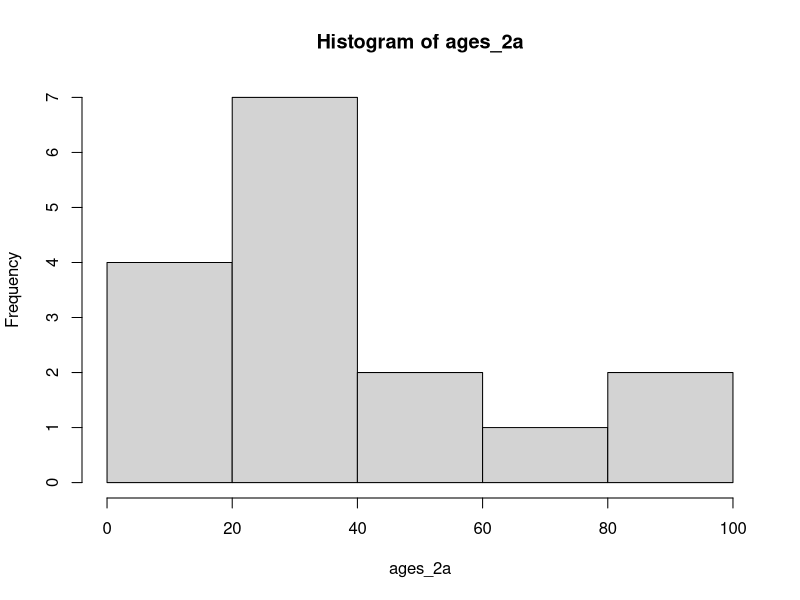
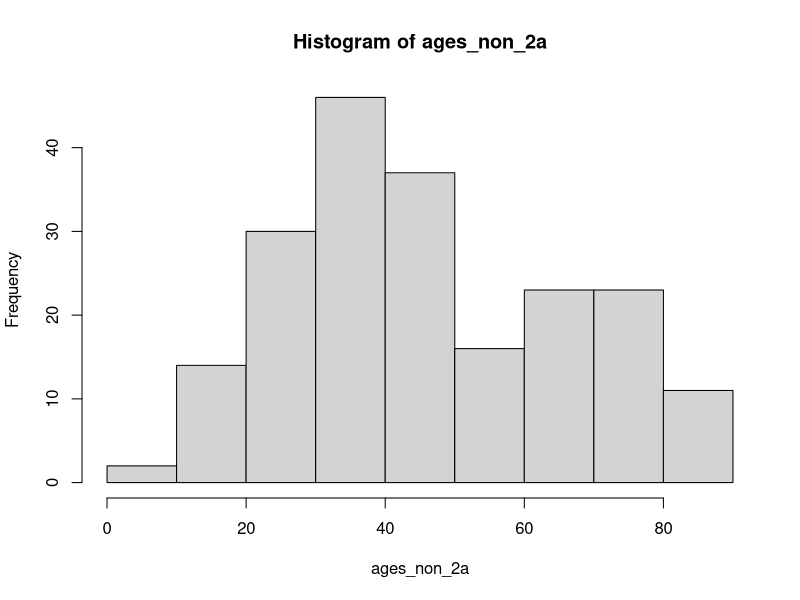
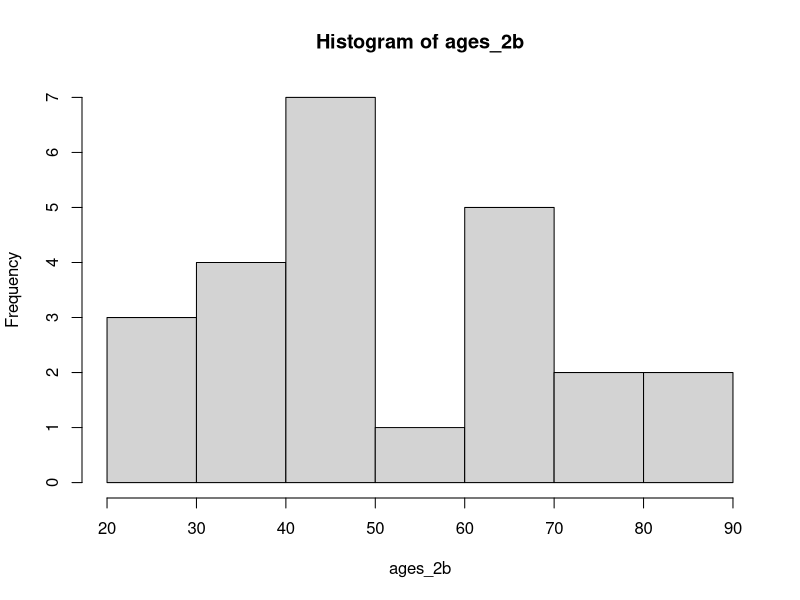
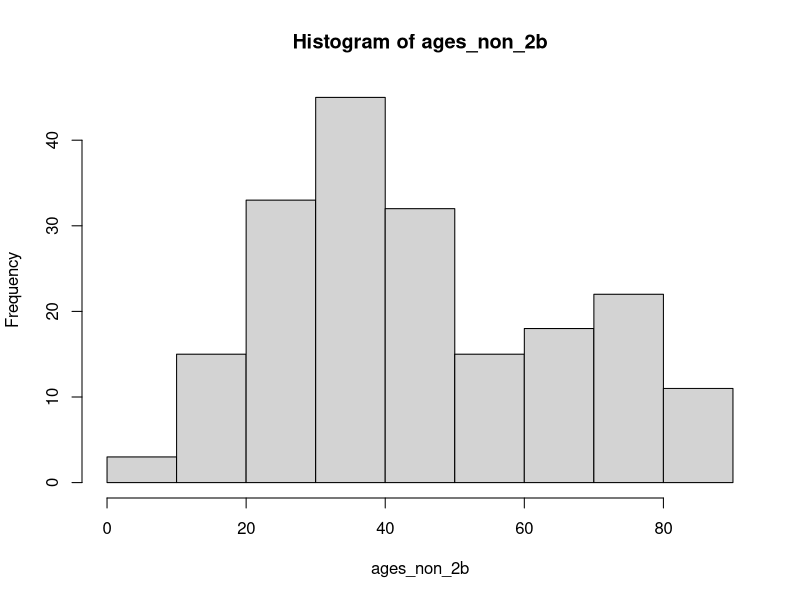

Write R code to recreate these figures, in order. (Note: this script raises an error after producing the figures.)
################################################### 3- Student and exact Fisher tests - Subgroups ###################################################

# Here we do not consider the variable "haplotype (simplified group)" but the variable "subgroup".
# Thus, we have subgroups (haplotypes) IIa, IIb, III and OTHER in the contengency tables.
# Note that we keep only the rows where genome coverage > 80%. The filter is made by the join with df_subgroups.

# Index:
#### 1) Compare mean age of patients from subgroup IIa with mean age of other patients
#### 2) Compare mean age of patients from subgroup IIb with mean age of other patients
#### 3) Check independence between employee and all subgroups
#### 4) Check independence between employee and subgroup IIa
#### 5) Check independence between employee and subgroup IIb
#### 6) Check independence between subgroups and symptoms
#### 7) Check independence between subgroup IIa and symptoms
#### 8) Check independence between subgroup IIb and symptoms

# Set working directory:
current_path = ".../scripts/rfiles/" # TO ADAPT!!!
setwd(current_path) 

# Data loading:
data <- read.csv2("../../data/clinical_data.csv", header=TRUE, sep=",", na.strings=c(""))
df <- data.frame(data)

# Subgroups data loading:
subgroups <- read.csv2("../../data/phate_haplotype_clusters.csv", header=TRUE, sep=",", na.strings=c(""))
df_subgroups <- data.frame(subgroups)

# Join df and df_subgroups according to Sample ID column (merge makes a inner join by default):
joined_df <- merge(df, df_subgroups, by.x="Sample.ID", by.y="Sample_ID", sort = TRUE)

# Save the results of the statistical tests in a file.txt:
cat("Results exact Fisher tests - subgroups", file = "3-results_student_and_exact_fisher_subgroups.txt")
# add 2 newlines
cat("\n\n", file = "3-results_student_and_exact_fisher_subgroups.txt", append = TRUE)

# Check presence of another symptom in joined_df. Make the distinction between sore throat and the other symptoms:
check_other_symptom <- as.character(rep(c(0), length(joined_df$Other.symptom)))
sore_throat <- as.character(rep(c(0), length(joined_df$Other.symptom)))
for (i in 1:length(joined_df$Other.symptom)){
  if (is.na(joined_df$Other.symptom[i])){
    check_other_symptom[i] = NA
    sore_throat[i] = NA
  } else if (joined_df$Other.symptom[i] == "No"){
    check_other_symptom[i] = "No"
    sore_throat[i] = "No"
  } else{
    check_other_symptom[i] = "Yes"
    if (grepl(joined_df$Other.symptom[i], "mal_de_gorge")){
      check_other_symptom[i] = "No"
      sore_throat[i] = "Yes"
    } else{
      check_other_symptom[i] = "Yes"
      sore_throat[i] = "No"
    }
  }
}

# Create a new vector to check presence of subgroup IIb in joined_df:
check_2b <- as.character(rep(c(0), length(joined_df$Subgroups)))
for (i in 1:length(joined_df$Subgroups)){
  if (joined_df$Subgroups[i] == "IIb"){
    check_2b[i] = "Yes"
  } else{
    check_2b[i] = "No"
  }
}

# Create a new vector to check presence of subgroup IIa in joined_df:
check_2a <- as.character(rep(c(0), length(joined_df$Subgroups)))
for (i in 1:length(joined_df$Subgroups)){
  if (joined_df$Subgroups[i] == "IIa"){
    check_2a[i] = "Yes"
  } else{
    check_2a[i] = "No"
  }
}

# Add columns sore_throat, check_other_symptom, check_2a and check_2b to joined_df :
joined_df <- cbind(joined_df, check_2a, check_2b, sore_throat, check_other_symptom)



#### 1) Compare mean age of patients from subgroup IIa with mean age of other patients:
ages_2a <- c()
ages_non_2a <- c()
for (i in 1:dim(joined_df)[1]){
  if (joined_df$Subgroups[i] == "IIa"){
    ages_2a <- c(ages_2a, joined_df$Age[i])
  } else{
    ages_non_2a <- c(ages_non_2a, joined_df$Age[i])
  }
}
# Check normality and homoscedasticity (required for T-test):
hist(ages_2a)
hist(ages_non_2a)
var.test(ages_2a, ages_non_2a, alternative = "two.sided") 
# Export test outputs:
cat("T-test age patients with IIa vs age other patients\n", file = "3-results_student_and_exact_fisher_subgroups.txt", append = TRUE)
cat("T test age patients IIa vs age other patients IMPOSSIBLE because normality and homoscedasticity not verified!\n", file = "3-results_student_and_exact_fisher_subgroups.txt", append = TRUE)
# Add 2 newlines:
cat("\n --------------------------------------------------------------------------------- \n", file = "3-results_student_and_exact_fisher_subgroups.txt", append = TRUE)



#### 2) Compare mean age of patients from subgroup IIb with mean age of other patients:
ages_2b <- c()
ages_non_2b <- c()
for (i in 1:dim(joined_df)[1]){
  if (joined_df$Subgroups[i] == "IIb"){
    ages_2b <- c(ages_2b, joined_df$Age[i])
  } else{
    ages_non_2b <- c(ages_non_2b, joined_df$Age[i])
  }
}
# Check normality and homoscedasticity (required for T-test):
hist(ages_2b)
hist(ages_non_2b)
var.test(ages_2b, ages_non_2b, alternative = "two.sided") #p-value = 0.6946 > 5% --> we can not reject H0 (true ratio of variances = 1)
# T-test:
ttest_2b_age <- t.test(ages_2b, ages_non_2b, paired = FALSE)
# Export test outputs:
cat("T-test age patients with IIb vs age other patients\n", file = "3-results_student_and_exact_fisher_subgroups.txt", append = TRUE)
capture.output(ttest_2b_age, file = "3-results_student_and_exact_fisher_subgroups.txt", append = TRUE)
# Add 2 newlines:
cat("\n --------------------------------------------------------------------------------- \n", file = "3-results_student_and_exact_fisher_subgroups.txt", append = TRUE)



#### 3) Check independence between employee and all subgroups:
# Delete rows where $Employee == NA:
reduced_joined_df <- joined_df[!is.na(joined_df$Employee), ]
# Create the contingency table:
CT <- table(as.factor(reduced_joined_df$Employee), as.factor(reduced_joined_df$Subgroups))
# Exact Fisher test:
test <- fisher.test(CT) 
# Export test outputs:
cat("Check independence Employee/Subgroups\n", file = "3-results_student_and_exact_fisher_subgroups.txt", append = TRUE)
capture.output(CT, file = "3-results_student_and_exact_fisher_subgroups.txt", append = TRUE)
capture.output(test, file = "3-results_student_and_exact_fisher_subgroups.txt", append = TRUE)
# Add 2 newlines:
cat("\n --------------------------------------------------------------------------------- \n", file = "3-results_student_and_exact_fisher_subgroups.txt", append = TRUE)



#### 4) Check independence between employee and subgroup IIa:
# Create the contingency table:
CT <- table(as.factor(reduced_joined_df$Employee), as.factor(reduced_joined_df$check_2a))
# Exact Fisher test:
test <- fisher.test(CT) 
# Export test outputs:
cat("Check independence Employee/Subgroup IIa\n", file = "3-results_student_and_exact_fisher_subgroups.txt", append = TRUE)
capture.output(CT, file = "3-results_student_and_exact_fisher_subgroups.txt", append = TRUE)
capture.output(test, file = "3-results_student_and_exact_fisher_subgroups.txt", append = TRUE)
# Add 2 newlines:
cat("\n --------------------------------------------------------------------------------- \n", file = "3-results_student_and_exact_fisher_subgroups.txt", append = TRUE)



#### 5) Check independence between employee and subgroup IIb:
# Create the contingency table:
CT <- table(as.factor(reduced_joined_df$Employee), as.factor(reduced_joined_df$check_2b))
# Exact Fisher test:
test <- fisher.test(CT) 
# Export test outputs:
cat("Check independence Employee/Subgroup IIb\n", file = "3-results_student_and_exact_fisher_subgroups.txt", append = TRUE)
capture.output(CT, file = "3-results_student_and_exact_fisher_subgroups.txt", append = TRUE)
capture.output(test, file = "3-results_student_and_exact_fisher_subgroups.txt", append = TRUE)
# Add 2 newlines:
cat("\n --------------------------------------------------------------------------------- \n", file = "3-results_student_and_exact_fisher_subgroups.txt", append = TRUE)



#### 6) Check independence between subgroups and symptoms:
# Variables to test:
variables_to_test <- c("Fever", "Cough", "Fatigue", "Headache", "Myalgia", "Nausea_vomiting_diarrhea", "Dyspnea", "Confusion", "sore_throat", "check_other_symptom", "Co-morbidity", "Deceased")
# Column indexes of variables to test:
col_idx <- c(22:29) # Columns "Fever" to "Confusion"
col_idx <- c(col_idx, 43, 44, 37, 39)  # Add columns "sore_throat", "check_other_symptom", "Co-morbidity" and "Deceased" 
j = 1 # Index used to find test name
# For each variable to test:
for (i in col_idx){
  # Create test name:
  test_name <- paste("Check independence Subgroups/", variables_to_test[j], sep="") 
  # Delete rows where current variable to test == NA:
  reduced_joined_df <- joined_df[!is.na(joined_df[i]), ]
  # Create the contingency table:
  CT <- table(as.factor(reduced_joined_df$Subgroups), as.factor(reduced_joined_df[,i]))
  # Exact Fisher test:
  test <- fisher.test(CT) 
  # Export test outputs:
  cat(test_name, "\n", file = "3-results_student_and_exact_fisher_subgroups.txt", append = TRUE)
  capture.output(CT, file = "3-results_student_and_exact_fisher_subgroups.txt", append = TRUE)
  capture.output(test, file = "3-results_student_and_exact_fisher_subgroups.txt", append = TRUE)
  # Add 2 newlines:
  cat("\n --------------------------------------------------------------------------------- \n", file = "3-results_student_and_exact_fisher_subgroups.txt", append = TRUE)
  # Increment index to find test name
  j = j + 1
} 



#### 7) Check independence between subgroup IIa and symptoms:
j = 1 # Index used to find test name
# For each variable to test:
for (i in col_idx){
  # Create test name:
  test_name <- paste("Check independence Subgroup IIa/", variables_to_test[j], sep="") 
  # Delete rows where current variable to test == NA:
  reduced_joined_df <- joined_df[!is.na(joined_df[i]), ]
  # Create the contingency table:
  CT <- table(as.factor(reduced_joined_df$check_2a), as.factor(reduced_joined_df[,i]))
  # Exact Fisher test:
  test <- fisher.test(CT) 
  # Export test outputs:
  cat(test_name, "\n", file = "3-results_student_and_exact_fisher_subgroups.txt", append = TRUE)
  capture.output(CT, file = "3-results_student_and_exact_fisher_subgroups.txt", append = TRUE)
  capture.output(test, file = "3-results_student_and_exact_fisher_subgroups.txt", append = TRUE)
  # Add 2 newlines:
  cat("\n --------------------------------------------------------------------------------- \n", file = "3-results_student_and_exact_fisher_subgroups.txt", append = TRUE)
  #Increment index to find test name
  j = j + 1
} 



#### 8) Check independence between subgroup IIb and symptoms:
j = 1 # Index used to find test name
# For each variable to test:
for (i in col_idx){
  # Create test name:
  test_name <- paste("Check independence Subgroup IIb/", variables_to_test[j], sep="") 
  # Delete rows where current variable to test == NA:
  reduced_joined_df <- joined_df[!is.na(joined_df[i]), ]
  # Create the contingency table:
  CT <- table(as.factor(reduced_joined_df$check_2b), as.factor(reduced_joined_df[,i]))
  # Exact Fisher test:
  test <- fisher.test(CT) 
  # Export test outputs:
  cat(test_name, "\n", file = "3-results_student_and_exact_fisher_subgroups.txt", append = TRUE)
  capture.output(CT, file = "3-results_student_and_exact_fisher_subgroups.txt", append = TRUE)
  capture.output(test, file = "3-results_student_and_exact_fisher_subgroups.txt", append = TRUE)
  # Add 2 newlines:
  cat("\n --------------------------------------------------------------------------------- \n", file = "3-results_student_and_exact_fisher_subgroups.txt", append = TRUE)
  # Increment index to find test name
  j = j + 1
}



# End of "3-results_student_and_exact_fisher_subgroups.txt" :
cat("END", file = "3-results_student_and_exact_fisher_subgroups.txt", append = TRUE)
